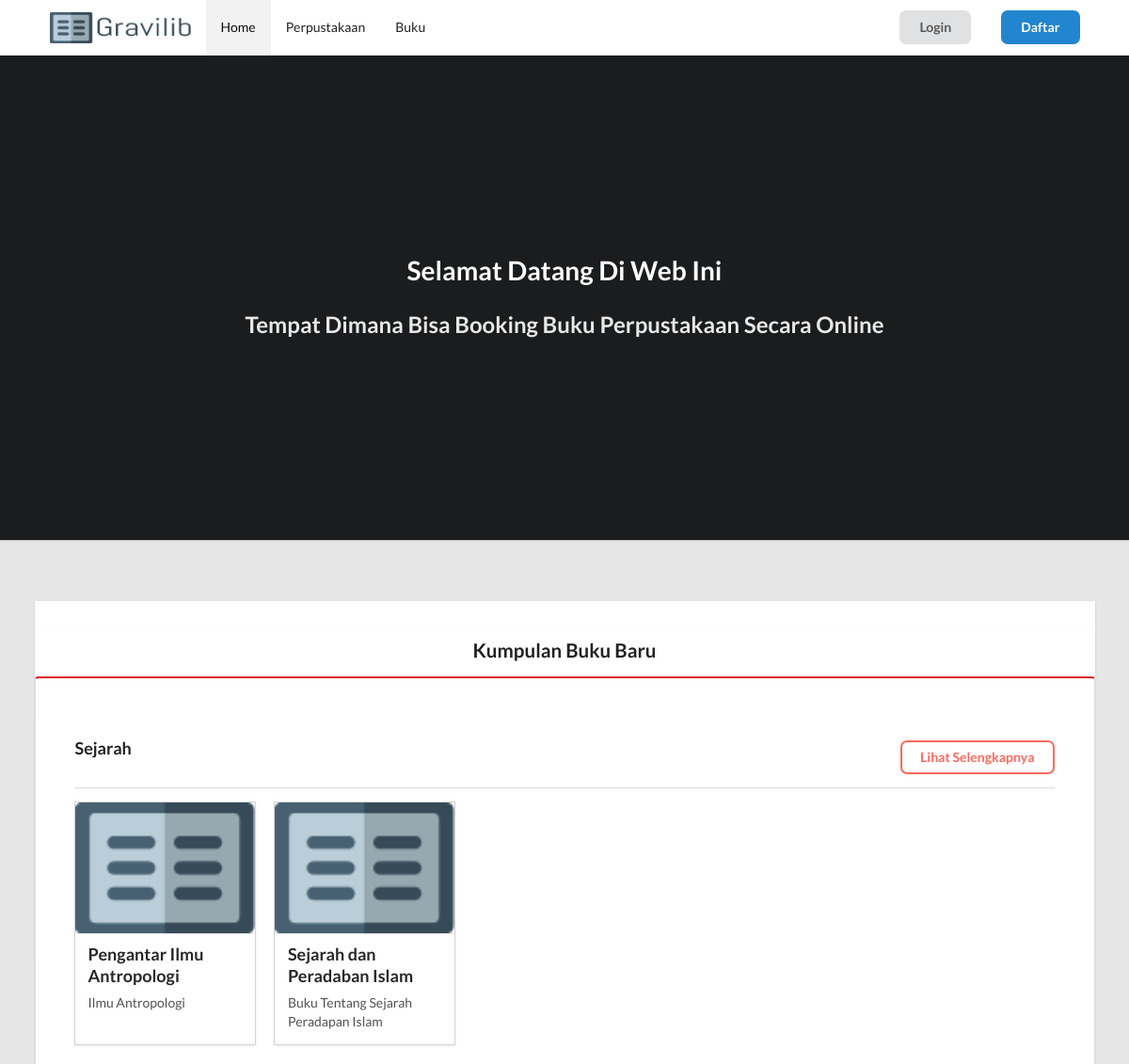
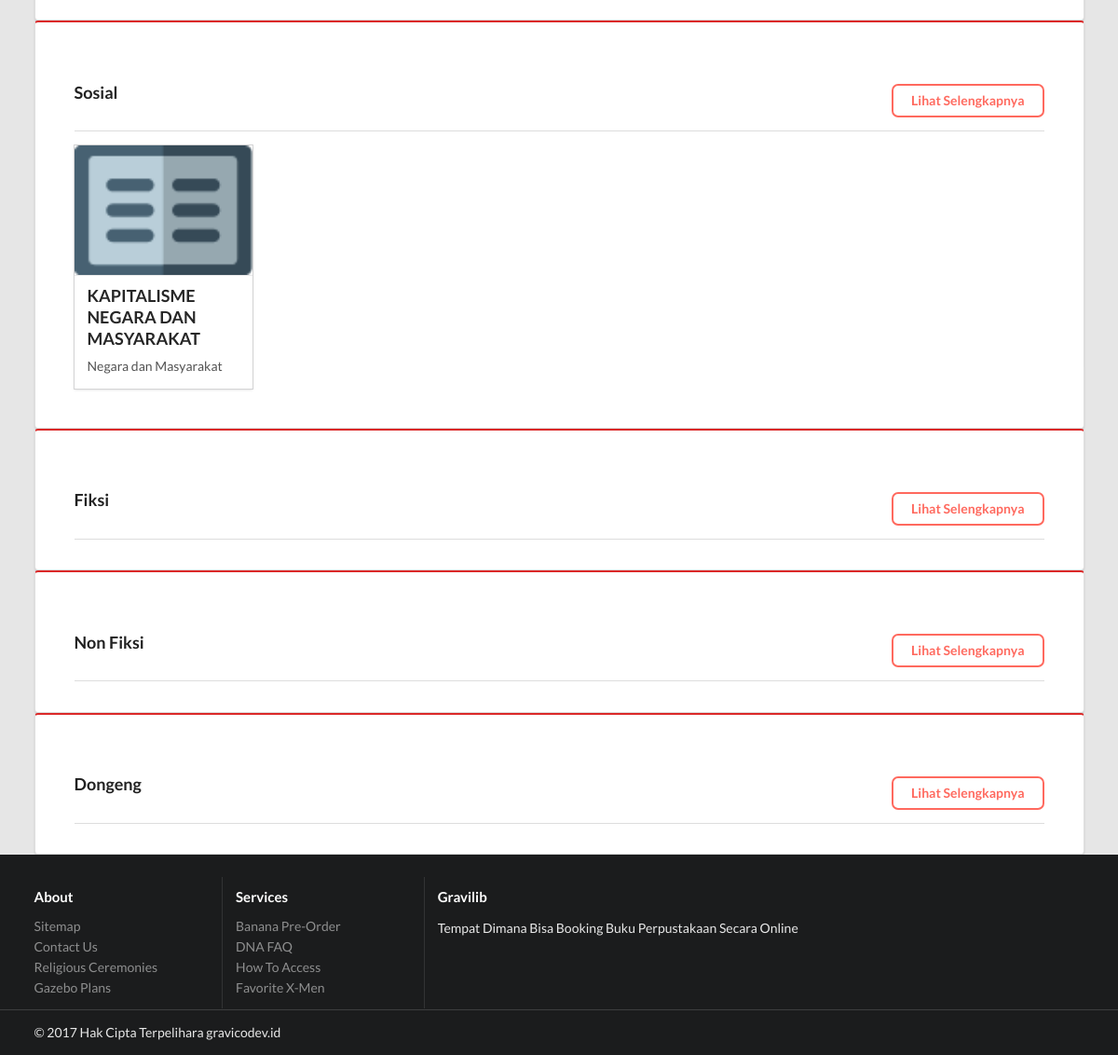
The page / on the database its author committed (2 pictures, top to bottom).
### tables this page shows
CREATE TABLE `kategori` (
  `id_kategori` int(11) NOT NULL,
  `kategori` varchar(128) NOT NULL
);

CREATE TABLE `buku` (
  `id_buku` int(11) NOT NULL,
  `nama_buku` varchar(128) NOT NULL,
  `tahun_terbit` date NOT NULL,
  `deskripsi_buku` varchar(128) NOT NULL,
  `id_kategori` int(11) NOT NULL,
  `id_penerbit` int(11) NOT NULL,
  `id_perpus` int(11) NOT NULL
);

### view/content-home.php (the view, shortened to what this page needs)
<section class="home-top-section">
    <div class="banner-section">
        <section class="ui segment banner slider square" id="banner">
            <div class="ui inverted vertical masthead center aligned segment">
            <div class="ui text container" id="banner-text">
              <h1 class="ui inverted header" >
                Selamat Datang Di Web Ini
              </h1>
              <h2>Tempat Dimana Bisa Booking Buku Perpustakaan Secara Online</h2>
            </div>
          </div>
        </section>
    </div>
</section>
<section class="custom-section">
    <div class="ui container">
        <div class="ui segment square" id="container-index">
        </div>
    </div>
</section>
<section class="custom-section">
    <div class="ui container">
        <div class="ui segment square" >
            <div class="ui text container">
                <div class="ui center aligned header">
                    Kumpulan Buku Baru
                </div>
            </div>
        </div>
    </div>
</section>
<section class="showroom-section">
    <div class="ui container">
        <?php
        $connection = mysql_connect("localhost", "root", "") or die("gak isok konek");
        $query = mysql_query("select * from kategori", $connection);
        while($data = mysql_fetch_assoc($query)){
        ?>
            <div class="buku-section">
                <div class="ui red very padded segment" >
                    <div class="ui stackable grid">
                        <div class="eight wide column">
                            <div class="ui left aligned header">
                                <?= $data['kategori'] ?>
                            </div>
                        </div>
                        <div class="eight wide column">
                            <a href=<?php echo '"?p=content-book&data='.$data['id_kategori'].'"' ?> class="ui right floated inverted red button" id="button-lihat"'>Lihat Selengkapnya</a>
                        </div>
                    </div>
                    <div class="ui divider"></div>
                    <div class="ui container">
                        <div class="ui five stackable cards">
                            <?php
                            $kategoridata = $data['id_kategori'];
                            $querybuku = mysql_query("select * from buku WHERE id_kategori='$kategoridata' ORDER BY id_buku DESC LIMIT 0, 5", $connection);
                            while($databuku = mysql_fetch_assoc($querybuku)){
                                $string = strip_tags($databuku['deskripsi_buku']);
                                echo '<div class="card">';
                                echo '<a class="image" href="index.php?p=detail-book&buku='.$databuku['id_buku'].'">
                                    <img src="public/images/logo-sementara.png">
                                </a>';
                                echo '<div class="content">
                                        <a class="header" href="#">'.
                                            $databuku['nama_buku'].
                                        '</a>
                                    <div class="description">'.
                                    $string
                                    .'</div>
                                    </div>';
                                echo '</div>';
                            }
                            ?>
                        </div>
                    </div>
                </div>
            </div>
        <?php } ?>
    </div>
</section>

### index.php (shortened to what this page needs)
<!DOCTYPE html>
<html>
<head>
    <link rel="stylesheet" type="text/css" href="public/css/semantic.min.css" />
    <link rel="stylesheet" type="text/css" href="public/css/app.css">
    <link rel="stylesheet" href="https://ajax.googleapis.com/ajax/libs/jqueryui/1.11.4/themes/smoothness/jquery-ui.css">
</head>
<body>
    <div class="pusher">
        <?php
        if(isset($_SESSION['login_user'])){
        	include 'view/layout/header-login.php';
		}else {
			include 'view/layout/header.php';
		}
        ?>
        <?php
        $pages_dir = 'view';
        if (!empty($_GET['p'])){
            $pages = scandir($pages_dir, 0);
            unset($pages[0], $pages[1]);
            $p = $_GET['p'];
                include($pages_dir.'/'.$p.'.php');
        }
        else {
            include($pages_dir.'/content-home.php');
        }
        ?>
        <?php include 'view/layout/footer.php'; ?>
</body>
</html>

### view/layout/header.php (shortened to what this page needs)
<?php
if(!empty($_REQUEST['p'])){
    $activePage = $_REQUEST['p'];
      }else{
        $activePage = "content-home";
      }
?>
<header>
    <div id="nav-header" class="ui  square borderless menu">
        <div class="ui container">
            <div class="item">
                <a href="index.php">
                    <img class="ui small image" src="public/images/logo.png">
                </a>
            </div>
            <a href="?p=content-home" class="<?php if ($activePage=="content-home") {echo "item active"; } else  {echo "item";}?>">Home</a>
            <a href="?p=content-library" class="<?php if ($activePage=="content-library"||$activePage=="detail-library") {echo "item active"; } else  {echo "item";}?>">Perpustakaan</a>
            <a href="?p=content-book" class="<?php if ($activePage=="content-book"||$activePage=="detail-book") {echo "item active"; } else  {echo "item";}?>">Buku</a>
            <div class="right menu">
                <div class="item">
                    <a href="view/LoginForm.php" class="ui button" id="button-login">Login</a>
                </div>
                <div class="item">
                    <a href="view/RegistrationForm.php" class="ui primary button" id="button-login">Daftar</a>
                </div>
            </div>
        </div>
    </div>
</header>

### view/layout/footer.php
<footer>
<div class="ui inverted vertical footer segment">
    <div class="ui container">
      <div class="ui stackable inverted divided equal height stackable grid">
        <div class="three wide column">
          <h4 class="ui inverted header">About</h4>
          <div class="ui inverted link list">
            <a href="#" class="item">Sitemap</a>
            <a href="#" class="item">Contact Us</a>
            <a href="#" class="item">Religious Ceremonies</a>
            <a href="#" class="item">Gazebo Plans</a>
          </div>
        </div>
        <div class="three wide column">
          <h4 class="ui inverted header">Services</h4>
          <div class="ui inverted link list">
            <a href="#" class="item">Banana Pre-Order</a>
            <a href="#" class="item">DNA FAQ</a>
            <a href="#" class="item">How To Access</a>
            <a href="#" class="item">Favorite X-Men</a>
          </div>
        </div>
        <div class="seven wide column">
          <h4 class="ui inverted header">Gravilib</h4>
          <p>Tempat Dimana Bisa Booking Buku Perpustakaan Secara Online</p>
        </div>
      </div>
    </div>
    <div class="ui inverted divider"></div>
        <div class="ui container">
            <div class="copyright-section">
                <p>&copy; 2017 Hak Cipta Terpelihara gravicodev.id</p>
            </div>
        </div>
  </div>
  </footer>

### public/css/app.css (style rules this page uses)
.ui.square { border-radius: 0; border: 0; }
.ui.button, .ui.basic.button { border-radius: 0; }
.ui.card, .ui.cards > .card { border: none; border-radius: 0; }
.ui.card .image, .ui.cards > .card .image { background: transparent; }
.ui.grid { margin-top: 10px; }
body { background: #e6e6e6; background-color: #e6e6e6; }
footer { width: 100%; }
#nav-header { margin: 0; }
#banner { padding: 0; margin-bottom: 0; }
#banner-text { margin-top: 200px; margin-bottom: 200px; }
#button-login { border-radius: 7px; }
#button-lihat { border-radius: 7px; }
#container-index { margin-top: 65px; }

### rows shown on the page
kategori: kategori "Sejarah"
buku: nama_buku "Pengantar Ilmu Antropologi", deskripsi_buku "Ilmu Antropologi"
buku: nama_buku "Sejarah dan Peradaban Islam", deskripsi_buku "Buku Tentang Sejarah Peradapan Islam"
kategori: kategori "Sosial"
buku: nama_buku "KAPITALISME NEGARA DAN MASYARAKAT", deskripsi_buku "Negara dan Masyarakat"
kategori: kategori "Fiksi"
kategori: kategori "Non Fiksi"
kategori: kategori "Dongeng"
